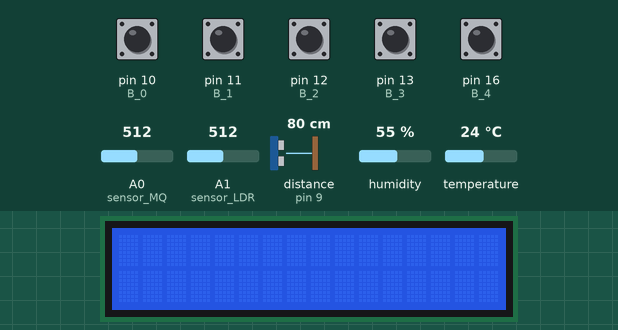
The sketch below on a simulated Arduino Uno, built with avr-gcc and run on an emulated ATmega328P. On the bench: 16×2 character LCD. Wiring (inferred from the names in the program): ultrasonic range finder: trigger pin 19; echo pin 9. Inputs (shaded band) come from the test bench; at power-on: pin 10 (B_0), pin 11 (B_1), pin 12 (B_2), pin 13 (B_3), pin 16 (B_4) HIGH, A0 (sensor_MQ) = 512, A1 (sensor_LDR) = 512, distance to the obstacle (sensor on pin 9) 80 cm, humidity 55 %, temperature 24 °C. The echo pulse lasts 58.3 µs per cm; what the sketch prints to the serial monitor is not drawn.

Above: at 1.2 s.
1.3 s: pin 10 (B_0) pulled LOW for 0.15 s
At 1.7 s:
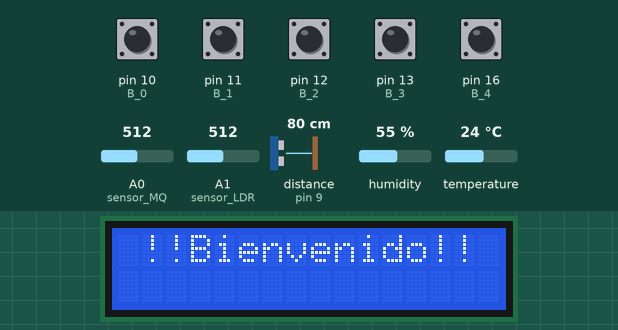
2.9 s: pin 11 (B_1) pulled LOW for 0.15 s
At 3.4 s:
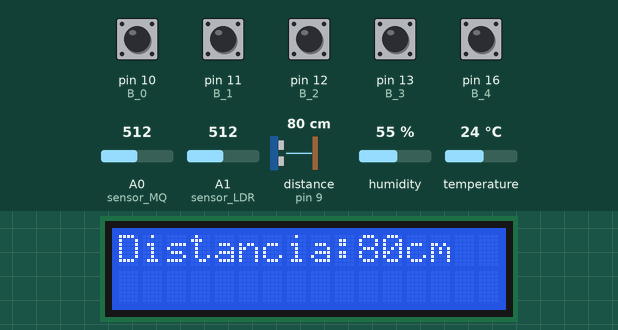
4.5 s: pin 12 (B_2) pulled LOW for 0.15 s
At 5.6 s:
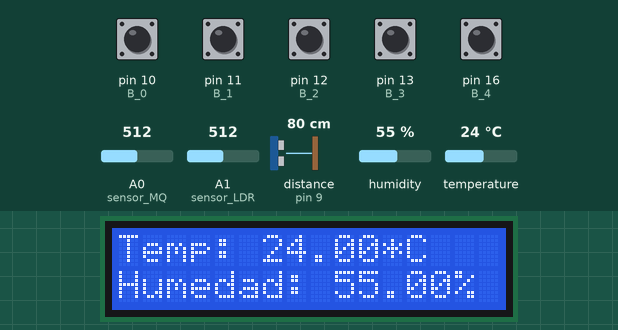
6.1 s: pin 13 (B_3) pulled LOW for 0.15 s
At 7.3 s:
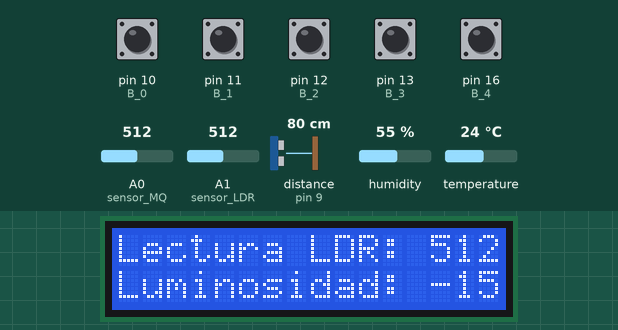
7.7 s: pin 16 (B_4) pulled LOW for 0.15 s
At 8.3 s:
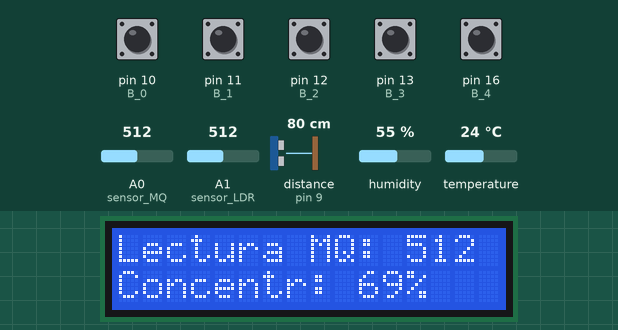
9.3 s: pin 10 (B_0) pulled LOW for 1 s
At 10.2 s:
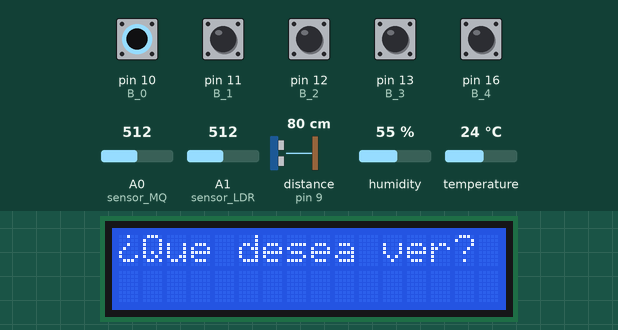
Timing chart, 0 to 12.3 s (numbered marks = the images above; inputs shaded):
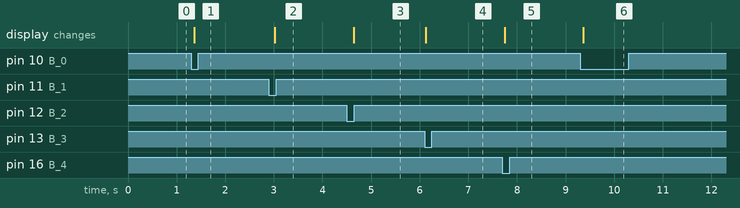

The sketch:

menudesensores.ino
```cpp
#include <LiquidCrystal.h>
#include <Adafruit_Sensor.h>
#include <DHT.h>
#include <DHT_U.h>

DHT dht (8, DHT11);
LiquidCrystal lcd(2, 3, 4, 5, 6, 7 );
byte B_0 = 10,B_1 = 11, B_2 = 12, B_3 = 13, B_4 = 16;
String v = "Bienvenido!! ";
String t = "Que desea ver? ";
byte signo[] {
  B00100,
  B00100,
  B00100,
  B00100,
  B00000,
  B00000,
  B00100,
  B00000
};
byte signo_1[] {
  B00100,
  B00000,
  B00100,
  B01000,
  B10000,
  B10001,
  B01110,
  B00000
};
int menu = 0;
int luminosidad;
int valor;
long distancia;
long tiempo;
byte trigger = 19;
byte echo = 9;
int lectura;
int humo;

void setup() {
 pinMode (B_0, INPUT_PULLUP);
 pinMode (B_1, INPUT_PULLUP);
 pinMode (B_2, INPUT_PULLUP);
 pinMode (B_3, INPUT_PULLUP);
 pinMode (B_4, INPUT_PULLUP);
 pinMode (echo, INPUT);
 pinMode (trigger, OUTPUT);
 dht.begin();
 lcd.begin (16, 2);
 lcd.clear();
 lcd.setCursor (1, 0);
 lcd.createChar(1, signo);
 lcd.createChar(2, signo_1);
 Serial.begin(9600);
}

void loop() {
 sensor_dist();
 sensor_temp();
 sensor_LDR();
 sensor_MQ();
 Serial.println();

 if (digitalRead(B_0) == LOW){
   if (menu == 3){
     menu = 0;}
     menu++;
    switch (menu){
      case 1: lcd.clear();
              lcd.setCursor (1,0);
              lcd.write (1);
              lcd.write (1);
              lcd.print (v);
              break;
      case 2: lcd.clear();
              lcd.setCursor (0,0);
              lcd.write (2);
              lcd.print (t);
              break;
      case 3: lcd.clear();
              lcd.setCursor (0,0);
              lcd.print ("1:S.Dis 2:S.Temp");
              lcd.setCursor (0,1);
              lcd.print ("3:S.LDR 4:S.MQ");
              break;}
    while (!digitalRead(B_0));}

 if (digitalRead(B_1) == LOW){
   lcd.clear();
   lcd.print ("Distancia:");
   lcd.print (distancia);
   lcd.print ("cm ");}


 if (digitalRead(B_2) == LOW){
    float celsius = dht.readTemperature ();
    float humd = dht.readHumidity();
    lcd.clear();
    lcd.print ("Temp: ");
    lcd.print (celsius);
    lcd.print ("*C");
    lcd.setCursor (0,1);
    lcd.print ("Humedad: ");
    lcd.print (humd);
    lcd.print ("%");
     if (isnan (celsius)){
      lcd.print ("Fallo en la temp");
      return;}
     if (isnan (humd)){
      lcd.print (" Fallo en la humd");
      return;}
   }
  if(digitalRead(B_3) == LOW){
    lcd.clear();
    lcd.print ("Lectura LDR: ");
    lcd.print (valor);
    lcd.setCursor (0,1);
    lcd.print ("Luminosidad: ");
    lcd.print (luminosidad);
    lcd.print ("%");
   }
  if(digitalRead(B_4) == LOW){
    lcd.clear();
    lcd.print("Lectura MQ: ");
    lcd.print(lectura);
    lcd.setCursor (0,1);
    lcd.print ("Concentr: ");
    lcd.print (humo);
    lcd.print ("%");

   }

}
void sensor_dist(){
  digitalWrite (trigger, HIGH);
  delayMicroseconds (10);
  digitalWrite (trigger, LOW);
  delayMicroseconds (10);
  tiempo = (pulseIn (echo, HIGH));
  distancia = (tiempo/58);
  Serial.print ( " Distancia: ");
  Serial.print (distancia);
  Serial.print ("cm ");
}

void sensor_temp(){
  float celsius = dht.readTemperature ();
  float humd = dht.readHumidity();
  Serial.print ("Temperatura: ");
  Serial.print (celsius);
  Serial.print ("°C");
  Serial.print (" Humedad: ");
  Serial.print (humd);
  Serial.print ("%");
   if (isnan (celsius)){
    Serial.println ("Fallo en la temperatura");
    return;}
   if (isnan (humd)){
    Serial.println (" Fallo en la humedad");
    return;}
}

void sensor_LDR(){
  valor = analogRead (A1);
  luminosidad = map(valor, 266, 109, 0, 100);
  Serial.print(" Lectura LDR: ");
  Serial.print(valor);
  Serial.print ("  Luminosidad: ");
  Serial.print (luminosidad);
  Serial.print ("%");
}

void sensor_MQ(){
  lectura = analogRead (A0);
  humo = map(lectura, 332, 590, 0, 100);
  Serial.print(" Lectura MQ: ");
  Serial.print(lectura);
  Serial.print ("  Concentración: ");
  Serial.print (humo);
  Serial.print ("%");

  }
```

Measured:
- after the input at 1.3 s, the display: changes after 0.07 s (image 1)
- after the input at 2.9 s, the display: changes after 0.11 s (image 2)
- after the input at 4.5 s, the display: changes after 0.14 s (image 3)
- after the input at 6.1 s, the display: changes at once (image 4)
- after the input at 7.7 s, the display: changes after 0.05 s (image 5)
- after the input at 9.3 s, the display: changes after 0.07 s (image 6)
